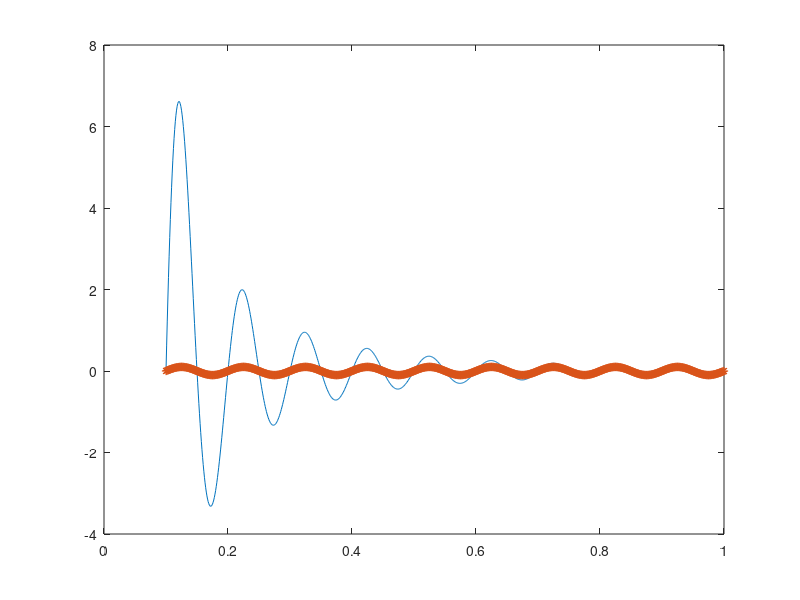

Write MATLAB code to recreate this figure.
clc;
clear all;
close all;
fc = 3e9;
c = 3e8;
lambda = (c/fc);
count = 1
pt = 10;
dist1 = 0.1:0.001:1
for dist = dist1
x(count) = pt*dist^(-2)*sin(2*pi*(dist/lambda))*lambda.^2;
count = count+1;
end
 dist = dist1;
 x1 = pt.*sin(2*pi*(dist/lambda))*lambda.^2;
% % count = count+1;

plot(dist1,x);
hold on
plot(dist1,x1,'*');